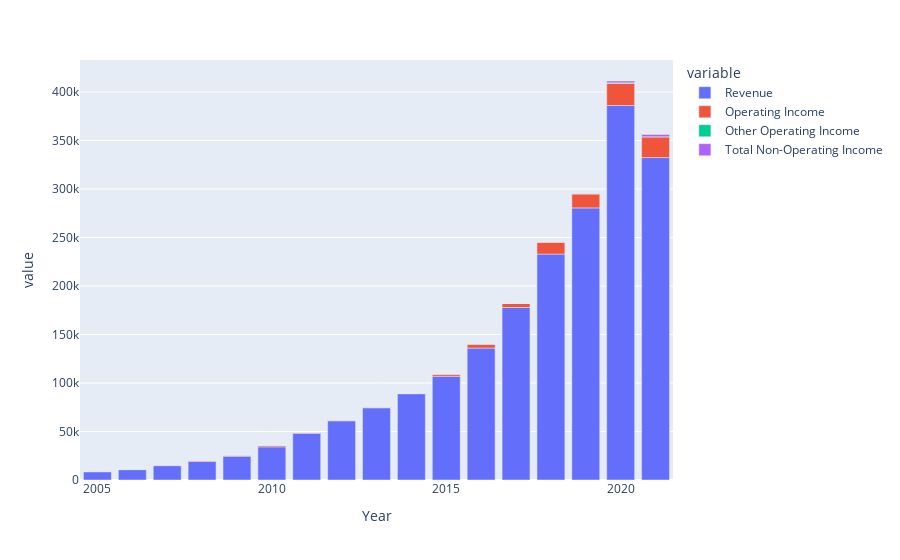

Source (notebook cell):
### Markdown cell above
*Plotly using the index of a dataframe*
https://plotly.com/python/px-arguments/#using-the-index-of-a-dataframe

### Code cell
fig = px.bar(annual_df_reversed, x=annual_df_reversed.index, y=['Revenue','Operating Income','Other Operating Income','Total Non-Operating Income'])
fig.show()

### Figure 1 — Plotly figure (JSON) as saved in the notebook; plotly's stock layout.template omitted (floating-point values rounded to 4 significant figures)
{"data": [{"alignmentgroup": "True", "hovertemplate": "variable=Revenue<br>Year=%{x}<br>value=%{y}<extra></extra>", "legendgroup": "Revenue", "marker": {"color": "#636efa", "pattern": {"shape": ""}}, "name": "Revenue", "offsetgroup": "Revenue", "orientation": "v", "showlegend": true, "textposition": "auto", "type": "bar", "x": [2005, 2006, 2007, 2008, 2009, 2010, 2011, 2012, 2013, 2014, 2015, 2016, 2017, 2018, 2019, 2020, 2021], "xaxis": "x", "y": [8490, 10711, 14835, 19166, 24509, 34204, 48077, 61093, 74452, 88988, 107006, 135987, 177866, 232887, 280522, 386064, 332410], "yaxis": "y"}, {"alignmentgroup": "True", "hovertemplate": "variable=Operating Income<br>Year=%{x}<br>value=%{y}<extra></extra>", "legendgroup": "Operating Income", "marker": {"color": "#EF553B", "pattern": {"shape": ""}}, "name": "Operating Income", "offsetgroup": "Operating Income", "orientation": "v", "showlegend": true, "textposition": "auto", "type": "bar", "x": [2005, 2006, 2007, 2008, 2009, 2010, 2011, 2012, 2013, 2014, 2015, 2016, 2017, 2018, 2019, 2020, 2021], "xaxis": "x", "y": [432, 389, 655, 842, 1129, 1406, 862, 676, 745, 178, 2233, 4186, 4106, 12421, 14541, 22899, 21419], "yaxis": "y"}, {"alignmentgroup": "True", "hovertemplate": "variable=Other Operating Income<br>Year=%{x}<br>value=%{y}<extra></extra>", "legendgroup": "Other Operating Income", "marker": {"color": "#00cc96", "pattern": {"shape": ""}}, "name": "Other Operating Income", "offsetgroup": "Other Operating Income", "orientation": "v", "showlegend": true, "textposition": "auto", "type": "bar", "x": [2005, 2006, 2007, 2008, 2009, 2010, 2011, 2012, 2013, 2014, 2015, 2016, 2017, 2018, 2019, 2020, 2021], "xaxis": "x", "y": [0, 0, 0, 45, 0, 0, 0, 0, 0, 0, 0, 0, 0, 0, 5, 497, 11], "yaxis": "y"}, {"alignmentgroup": "True", "hovertemplate": "variable=Total Non-Operating Income<br>Year=%{x}<br>value=%{y}<extra></extra>", "legendgroup": "Total Non-Operating Income", "marker": {"color": "#ab63fa", "pattern": {"shape": ""}}, "name": "Total Non-Operating Income", "offsetgroup": "Total Non-Operating Income", "orientation": "v", "showlegend": true, "textposition": "auto", "type": "bar", "x": [2005, 2006, 2007, 2008, 2009, 2010, 2011, 2012, 2013, 2014, 2015, 2016, 2017, 2018, 2019, 2020, 2021], "xaxis": "x", "y": [4, 7, 11, 68, 35, 91, 87, 45, 0, 0, 0, 0, 38, 0, 174, 1885, 2335], "yaxis": "y"}], "layout": {"autosize": true, "barmode": "relative", "legend": {"title": {"text": "variable"}, "tracegroupgap": 0}, "margin": {"t": 60}, "xaxis": {"anchor": "y", "autorange": true, "domain": [0, 1], "range": [2004.0, 2022.0], "title": {"text": "Year"}, "type": "linear"}, "yaxis": {"anchor": "x", "autorange": true, "domain": [0, 1], "range": [0, 433000.0], "title": {"text": "value"}, "type": "linear"}}}
